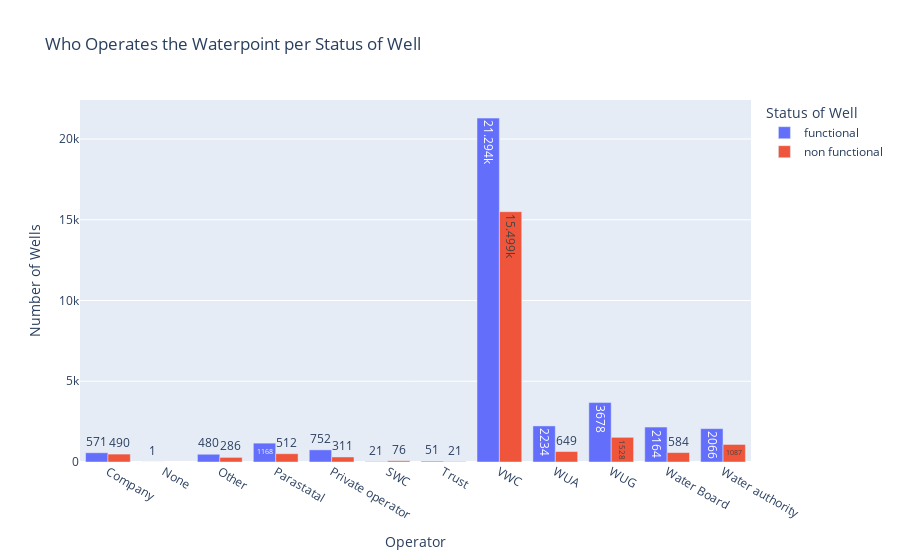

The code cell stored with this chart in its notebook:
### Code cell
px.bar(x = bas['scheme_management'], y = bas['id'], color = bas['status_group'],text_auto=True, barmode="group",
      title="Who Operates the Waterpoint per Status of Well",
       labels={'x':'Operator', 'y':'Number of Wells', 'color':'Status of Well'})

### Figure 1 — Plotly figure (JSON) as saved in the notebook; plotly's stock layout.template omitted (floating-point values rounded to 4 significant figures)
{"data": [{"alignmentgroup": "True", "hovertemplate": "Status of Well=functional<br>Operator=%{x}<br>Number of Wells=%{y}<extra></extra>", "legendgroup": "functional", "marker": {"color": "#636efa", "pattern": {"shape": ""}}, "name": "functional", "offsetgroup": "functional", "orientation": "v", "showlegend": true, "textposition": "auto", "texttemplate": "%{y}", "type": "bar", "x": ["Company", "None", "Other", "Parastatal", "Private operator", "SWC", "Trust", "VWC", "WUA", "WUG", "Water Board", "Water authority"], "xaxis": "x", "y": [571, 1, 480, 1168, 752, 21, 51, 21294, 2234, 3678, 2164, 2066], "yaxis": "y"}, {"alignmentgroup": "True", "hovertemplate": "Status of Well=non functional<br>Operator=%{x}<br>Number of Wells=%{y}<extra></extra>", "legendgroup": "non functional", "marker": {"color": "#EF553B", "pattern": {"shape": ""}}, "name": "non functional", "offsetgroup": "non functional", "orientation": "v", "showlegend": true, "textposition": "auto", "texttemplate": "%{y}", "type": "bar", "x": ["Company", "Other", "Parastatal", "Private operator", "SWC", "Trust", "VWC", "WUA", "WUG", "Water Board", "Water authority"], "xaxis": "x", "y": [490, 286, 512, 311, 76, 21, 15499, 649, 1528, 584, 1087], "yaxis": "y"}], "layout": {"barmode": "group", "legend": {"title": {"text": "Status of Well"}, "tracegroupgap": 0}, "title": {"text": "Who Operates the Waterpoint per Status of Well"}, "xaxis": {"anchor": "y", "domain": [0, 1], "title": {"text": "Operator"}}, "yaxis": {"anchor": "x", "domain": [0, 1], "title": {"text": "Number of Wells"}}}}
